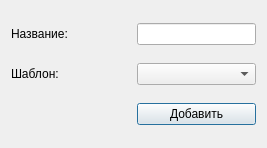
<?xml version="1.0" encoding="UTF-8"?>
<ui version="4.0">
 <class>DialogNewParameterSet</class>
 <widget class="QDialog" name="DialogNewParameterSet">
  <property name="geometry">
   <rect>
    <x>0</x>
    <y>0</y>
    <width>267</width>
    <height>148</height>
   </rect>
  </property>
  <property name="windowTitle">
   <string>Добавить набор параметров</string>
  </property>
  <layout class="QGridLayout" name="gridLayout">
   <item row="0" column="0">
    <widget class="QLabel" name="label">
     <property name="text">
      <string>Название:</string>
     </property>
    </widget>
   </item>
   <item row="0" column="1">
    <widget class="QLineEdit" name="lnName"/>
   </item>
   <item row="1" column="0">
    <widget class="QLabel" name="label_2">
     <property name="text">
      <string>Шаблон:</string>
     </property>
    </widget>
   </item>
   <item row="1" column="1">
    <widget class="QComboBox" name="boxTemplates"/>
   </item>
   <item row="2" column="0">
    <spacer name="horizontalSpacer">
     <property name="orientation">
      <enum>Qt::Horizontal</enum>
     </property>
     <property name="sizeHint" stdset="0">
      <size>
       <width>111</width>
       <height>20</height>
      </size>
     </property>
    </spacer>
   </item>
   <item row="2" column="1">
    <widget class="QPushButton" name="btnAdd">
     <property name="text">
      <string>Добавить</string>
     </property>
    </widget>
   </item>
  </layout>
 </widget>
 <resources/>
 <connections/>
</ui>
